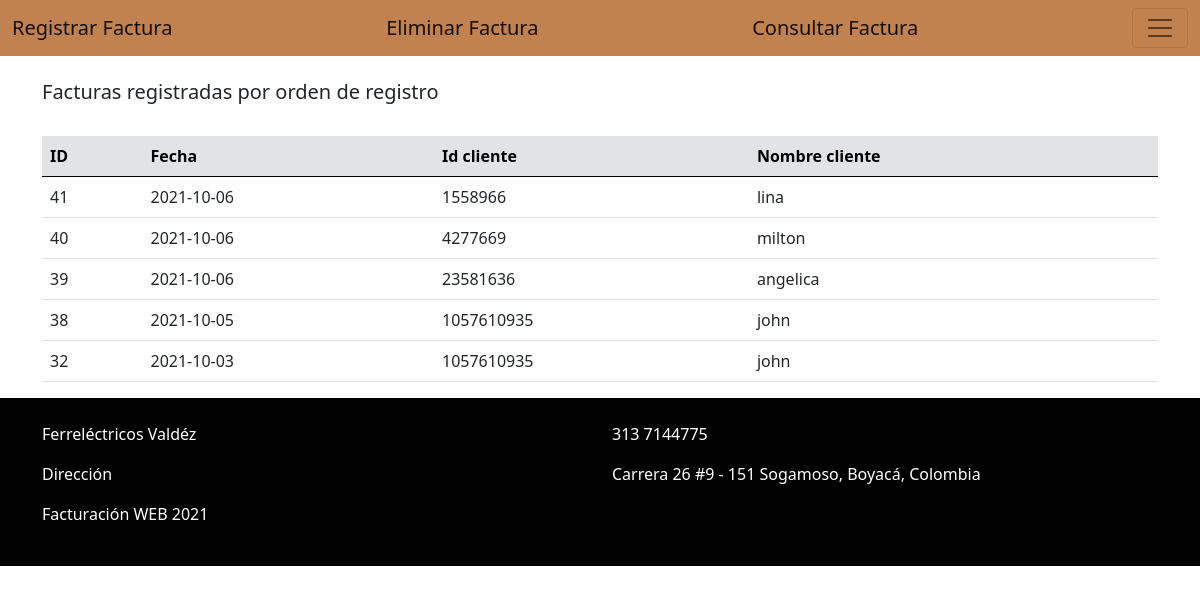
Screenshot of /Factura/ver_Factura.php with the database file from the repository.
### tables this page shows
CREATE TABLE IF NOT EXISTS `comprobante` (
  `id` int(10) NOT NULL AUTO_INCREMENT,
  `fecha` date NOT NULL,
  `idCliente` int(10) NOT NULL,
  PRIMARY KEY (`id`),
  KEY `idCliente` (`idCliente`)
);

CREATE TABLE IF NOT EXISTS `cliente` (
  `identificacion` int(11) NOT NULL,
  `nombre` varchar(60) NOT NULL,
  `apellidos` varchar(90) NOT NULL,
  `direccion` varchar(90) NOT NULL,
  `correo` varchar(100) NOT NULL,
  `telefono` int(13) NOT NULL,
  PRIMARY KEY (`identificacion`)
);

### Factura/ver_Factura.php (the view, shortened to what this page needs)
<!DOCTYPE html>
<html lang="en">
<head>
    <link href="https://cdn.jsdelivr.net/npm/bootstrap@5.1.0/dist/css/bootstrap.min.css" rel="stylesheet">
</head>
<body>
  <nav class="navbar navbar-light" style="background-color: #C2824F;">
    <div class="container-fluid">
      <a class="navbar-brand" href="registrar_Factura.php">Registrar Factura</a>
      <a class="navbar-brand" href="eliminar_Factura.php">Eliminar Factura</a>
      <a class="navbar-brand" href="consultar_Factura.php">Consultar Factura</a>
      <button class="navbar-toggler" type="button" data-bs-toggle="offcanvas" data-bs-target="#offcanvasNavbar" aria-controls="offcanvasNavbar">
        <span class="navbar-toggler-icon"></span>
      </button>
    </div>
  </nav>
    <div class="container">
      <br>
      <h5>Facturas registradas por orden de registro</h5>
      <br>
      <table class="table">
        <thead class="table-secondary">
          <tr>
            <th scope="col">ID</th>
            <th scope="col">Fecha</th>
            <th scope="col">Id cliente</th>
            <th scope="col">Nombre cliente </th>
          </tr>
        </thead>
        <tbody>
          <?php
            require '../database.php';
            $array = $conn->query("SELECT *, nombre
            from comprobante, cliente WHERE comprobante.idCliente = cliente.identificacion
            ORDER BY comprobante.id DESC");
            foreach($array as $mostrar){
          ?>
          <tr>
            <td><?php echo $mostrar['id'] ?></td>
            <td><?php echo $mostrar['fecha'] ?></td>
            <td><?php echo $mostrar['idCliente'] ?></td>
            <td><?php echo $mostrar['nombre'] ?></td>
          </tr>
          <?php
            }
          ?>
        </tbody>
      </table>
    </div>
</body>
<footer style="background-color: #000000;">
  <div class="container">
    <br>
    <div class="row">
        <div class="col-sm">
          <p style="color: white;">Ferreléctricos Valdéz</p>
        </div>
        <div class="col-sm">
          <p style="color: white;">313 7144775</p>
        </div>
    </div>
    <div class="row">
      <div class="col-sm">
        <p style="color: white;">Dirección</p>
      </div>
      <div class="col-sm">
        <p style="color: white;">Carrera 26 #9 - 151 Sogamoso, Boyacá, Colombia</p>
      </div>
    </div>
    <div class="row">
    <p style="color: white;">Facturación WEB 2021</p>
    </div>
    <br>
  </div>
</footer>
</html>

### rows the page displays
comprobante: id "41", fecha "2021-10-06", idCliente "1558966", idCliente.nombre "lina"
comprobante: id "40", fecha "2021-10-06", idCliente "4277669", idCliente.nombre "milton"
comprobante: id "39", fecha "2021-10-06", idCliente "23581636", idCliente.nombre "angelica"
comprobante: id "38", fecha "2021-10-05", idCliente "1057610935", idCliente.nombre "john"
comprobante: id "32", fecha "2021-10-03", idCliente "1057610935", idCliente.nombre "john"
